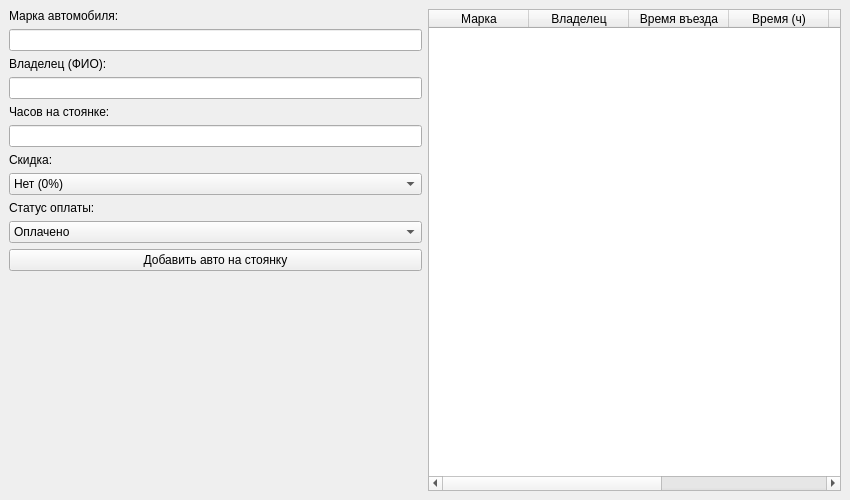
<?xml version="1.0" encoding="UTF-8"?>
<ui version="4.0">
 <class>MainWindow</class>
 <widget class="QMainWindow" name="MainWindow">
  <property name="geometry">
   <rect>
    <x>0</x>
    <y>0</y>
    <width>850</width>
    <height>500</height>
   </rect>
  </property>
  <property name="windowTitle">
   <string>Программный модуль «Автостоянка»</string>
  </property>
  <widget class="QWidget" name="centralwidget">
   <layout class="QHBoxLayout" name="horizontalLayout">
    <item>
     <layout class="QVBoxLayout" name="formLayout">
      <item>
       <widget class="QLabel" name="label_brand">
        <property name="text">
         <string>Марка автомобиля:</string>
        </property>
       </widget>
      </item>
      <item>
       <widget class="QLineEdit" name="input_brand"/>
      </item>
      <item>
       <widget class="QLabel" name="label_owner">
        <property name="text">
         <string>Владелец (ФИО):</string>
        </property>
       </widget>
      </item>
      <item>
       <widget class="QLineEdit" name="input_owner"/>
      </item>
      <item>
       <widget class="QLabel" name="label_hours">
        <property name="text">
         <string>Часов на стоянке:</string>
        </property>
       </widget>
      </item>
      <item>
       <widget class="QLineEdit" name="input_hours"/>
      </item>
      <item>
       <widget class="QLabel" name="label_discount">
        <property name="text">
         <string>Скидка:</string>
        </property>
       </widget>
      </item>
      <item>
       <widget class="QComboBox" name="combo_discount">
        <item><property name="text"><string>Нет (0%)</string></property></item>
        <item><property name="text"><string>Пенсионер (10%)</string></property></item>
        <item><property name="text"><string>Постоянный клиент (20%)</string></property></item>
       </widget>
      </item>
      <item>
       <widget class="QLabel" name="label_status">
        <property name="text">
         <string>Статус оплаты:</string>
        </property>
       </widget>
      </item>
      <item>
       <widget class="QComboBox" name="combo_status">
        <item><property name="text"><string>Оплачено</string></property></item>
        <item><property name="text"><string>Задолженность</string></property></item>
       </widget>
      </item>
      <item>
       <widget class="QPushButton" name="btn_add">
        <property name="text">
         <string>Добавить авто на стоянку</string>
        </property>
       </widget>
      </item>
      <item>
       <spacer name="verticalSpacer">
        <property name="orientation">
         <enum>Qt::Vertical</enum>
        </property>
        <property name="sizeHint" stdset="0">
         <size>
          <width>20</width>
          <height>40</height>
         </size>
        </property>
       </spacer>
      </item>
     </layout>
    </item>
    <item>
     <widget class="QTableWidget" name="tableCars">
      <column><property name="text"><string>Марка</string></property></column>
      <column><property name="text"><string>Владелец</string></property></column>
      <column><property name="text"><string>Время въезда</string></property></column>
      <column><property name="text"><string>Время (ч)</string></property></column>
      <column><property name="text"><string>Стоимость</string></property></column>
      <column><property name="text"><string>Скидка</string></property></column>
      <column><property name="text"><string>Статус</string></property></column>
     </widget>
    </item>
   </layout>
  </widget>
 </widget>
 <resources/>
 <connections/>
</ui>
